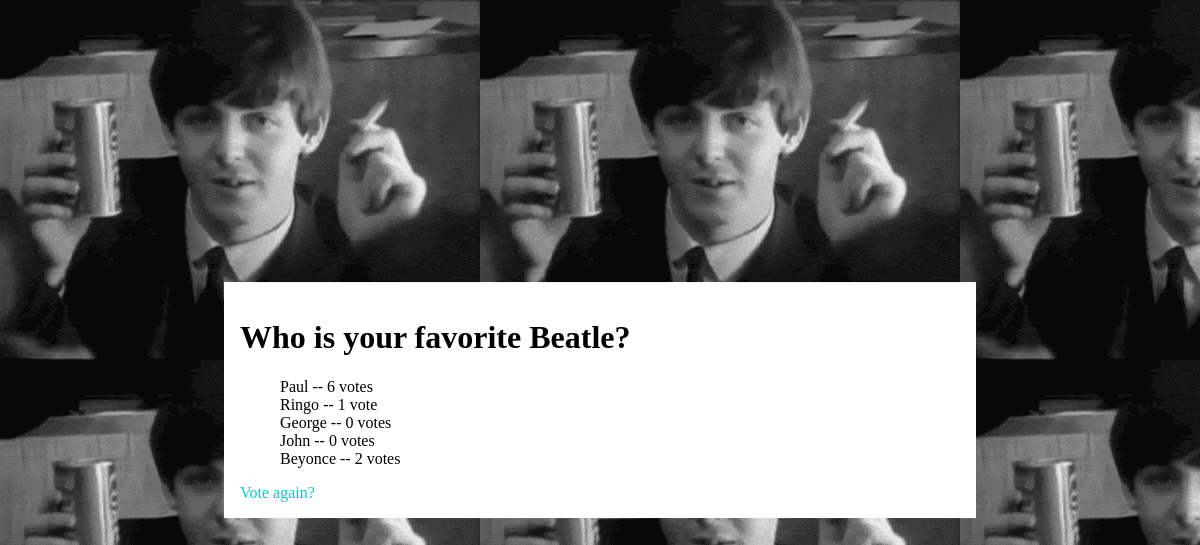
The app's page /polls/2/results/ with its own data.
### polls/models.py (models this page shows, shortened)
class Question(models.Model):
	question_text = models.CharField(max_length=200)
	pub_date = models.DateTimeField('date published')
	def was_published_recently(self):
		return timezone.now() - datetime.timedelta(days=1) <= self.pub_date <= timezone.now()
	was_published_recently.admin_order_field = 'pub_date'
	was_published_recently.boolean = True
	was_published_recently.short_description = 'Published recently?'

class Choice(models.Model):
	question = models.ForeignKey(Question)
	choice_text = models.CharField(max_length=200)
	votes = models.IntegerField(default=0)

### polls/views.py (the view)
# urls.py: url(r'^(?P<pk>[0-9]+)/results/$', views.ResultsView.as_view(), name='results'),
class ResultsView(generic.DetailView):
    model = Question
    template_name = 'polls/results.html'

### polls/templates/polls/results.html
{% load staticfiles %}
<link rel="stylesheet" type="text/css" href="{% static 'polls/style.css' %}">
<div class="white-background">
	<h1>{{ question.question_text }}</h1>
	<ul>
	{% for choice in question.choice_set.all %}
	    <li>{{ choice.choice_text }} -- {{ choice.votes }} vote{{ choice.votes|pluralize }}</li>
	{% endfor %}
	</ul>
	<a href="{% url 'polls:detail' question.id %}">Vote again?</a>
</div>

### polls/static/polls/style.css (style rules this page uses)
li { list-style-type: none; }
a { text-decoration: none; color: #00CED1; }
.white-background { position: relative; top: 50%; left: 50%; transform: translate(-50%, -50%); background-color: white; padding: 1em; width: 60%; }

### records on screen
Question: question_text "Who is your favorite Beatle?"
Choice: choice_text "Paul", votes "6"
Choice: choice_text "Ringo", votes "1"
Choice: choice_text "George", votes "0"
Choice: choice_text "John", votes "0"
Choice: choice_text "Beyonce", votes "2"
